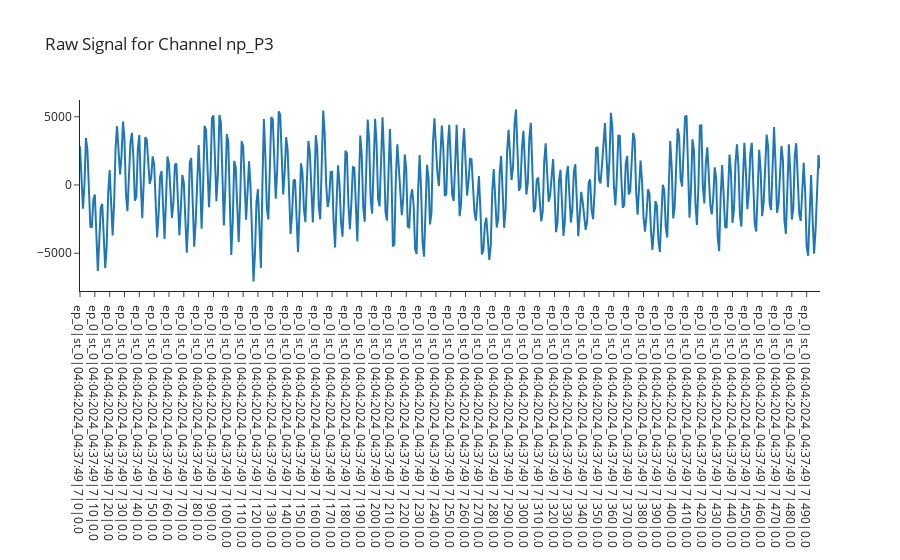

The notebook cell saved with this chart:
### Code cell
figs_raw_signal[1]

### Figure 1 — Plotly figure (JSON) as saved in the notebook; plotly's stock layout.template omitted (floating-point values rounded to 4 significant figures; data arrays with more than 128 entries replaced by an {"elided": "..."} marker saying what was removed)
{"data": [{"mode": "lines", "type": "scatter", "x": {"elided": "3000 str values"}, "y": {"elided": "500 float values"}}], "layout": {"title": {"text": "Raw Signal for Channel np_P3"}}}
